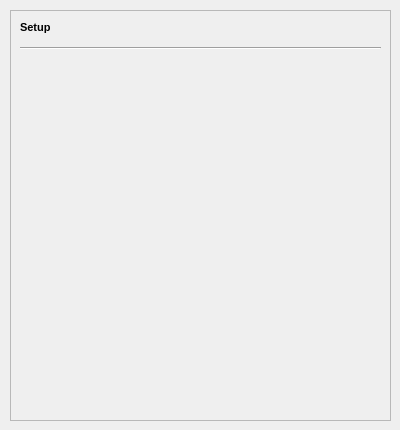
   <widget class="QWidget" name="tab_9">
    <attribute name="title">
     <string>Extra</string>
    </attribute>
    <widget class="QFrame" name="frame_8">
     <property name="geometry">
      <rect>
       <x>10</x>
       <y>10</y>
       <width>381</width>
       <height>411</height>
      </rect>
     </property>
     <property name="frameShape">
      <enum>QFrame::StyledPanel</enum>
     </property>
     <property name="frameShadow">
      <enum>QFrame::Sunken</enum>
     </property>
     <widget class="QLabel" name="label_29">
      <property name="geometry">
       <rect>
        <x>10</x>
        <y>10</y>
        <width>61</width>
        <height>16</height>
       </rect>
      </property>
      <property name="text">
       <string>&lt;!DOCTYPE HTML PUBLIC &quot;-//W3C//DTD HTML 4.0//EN&quot; &quot;http://www.w3.org/TR/REC-html40/strict.dtd&quot;&gt;
&lt;html&gt;&lt;head&gt;&lt;meta name=&quot;qrichtext&quot; content=&quot;1&quot; /&gt;&lt;style type=&quot;text/css&quot;&gt;
p, li { white-space: pre-wrap; }
&lt;/style&gt;&lt;/head&gt;&lt;body style=&quot; font-family:'MS Shell Dlg 2'; font-size:8.25pt; font-weight:400; font-style:normal;&quot;&gt;
&lt;p style=&quot; margin-top:0px; margin-bottom:0px; margin-left:0px; margin-right:0px; -qt-block-indent:0; text-indent:0px;&quot;&gt;&lt;span style=&quot; font-size:8pt; font-weight:600;&quot;&gt;Setup&lt;/span&gt;&lt;/p&gt;&lt;/body&gt;&lt;/html&gt;</string>
      </property>
     </widget>
     <widget class="Line" name="line_8">
      <property name="geometry">
       <rect>
        <x>10</x>
        <y>30</y>
        <width>361</width>
        <height>16</height>
       </rect>
      </property>
      <property name="orientation">
       <enum>Qt::Horizontal</enum>
      </property>
     </widget>
    </widget>
   </widget>
